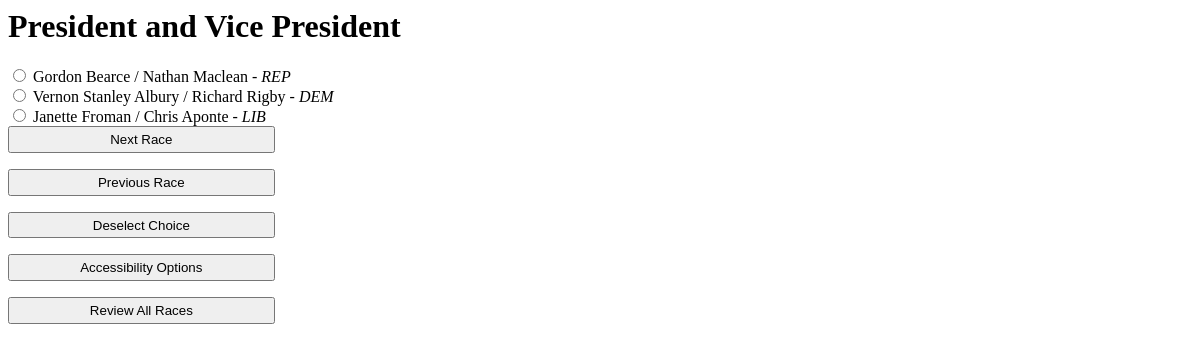
The page /polls/136/ on the database its author committed.
### polls/models.py (models this page shows, shortened)
class Question(models.Model):
    question_text = models.CharField(max_length=1300)

class Choice(models.Model):
    question = models.ForeignKey(Question)
    choice_text = models.CharField(max_length=100)
    party_description = models.CharField(max_length=100)
    votes = models.IntegerField(default=0)

### polls/views.py (the view)
# urls.py: url(r'^(?P<pk>\d+)/$', views.DetailView.as_view(), name='detail'),
class DetailView(generic.DetailView):
    model = Question
    template_name = 'polls/detail.html'

### polls/templates/polls/detail.html (shortened to what this page needs)
<html>
<head>
  <link href="{{ STATIC_URL }}website_static/detail.css" rel="stylesheet" type="text/css" title="main" media="screen" />
</head>
<body>
  <h1><font size = "{{titleSize}}">{{ question.question_text }}</font></h1>
  <form action="{% url 'polls:vote' question.id %}" method="post">
  {% for choice in question.choice_set.all %}
      <input type="radio" name="choice" id="choice{{ forloop.counter }}" value="{{ choice.id }}" />
      <label for="choice{{ forloop.counter }}" name = "{{ choice.choice_text }}" party = "{{ choice.party_description }}"><font size = "{{choiceSize}}">{{ choice.choice_text }} - <i>{{ choice.party_description }}</font></i>
      </label><br />
  {% endfor %}
  <input type="submit" id="vote" value="Next Race" />
  </form>
  <form action="{% url 'polls:back' question.id %}" method="post">
  <input type="submit" id="previous" value="Previous Race" />
  </form>
  <p><input type= "submit" id = "deselect" value = "Deselect Choice" /></p>
    <form action="{% url 'polls:options' question.id %}" method="post">
  <input type="submit" id="options" value="Accessibility Options" />
  </form>
  <form action="{% url 'polls:review' %}" method="post">
  <input type="submit" id="review" value="Review All Races" />
  </form>
</body>
</html>

### static/website_static/detail.css (style rules this page uses)
input[type = submit] { width: 20em; height: 2em; }

### rows shown on the page
Question: question_text "President and Vice President"
Choice: choice_text "Gordon Bearce / Nathan Maclean", party_description "REP"
Choice: choice_text "Vernon Stanley Albury / Richard Rigby", party_description "DEM"
Choice: choice_text "Janette Froman / Chris Aponte", party_description "LIB"
